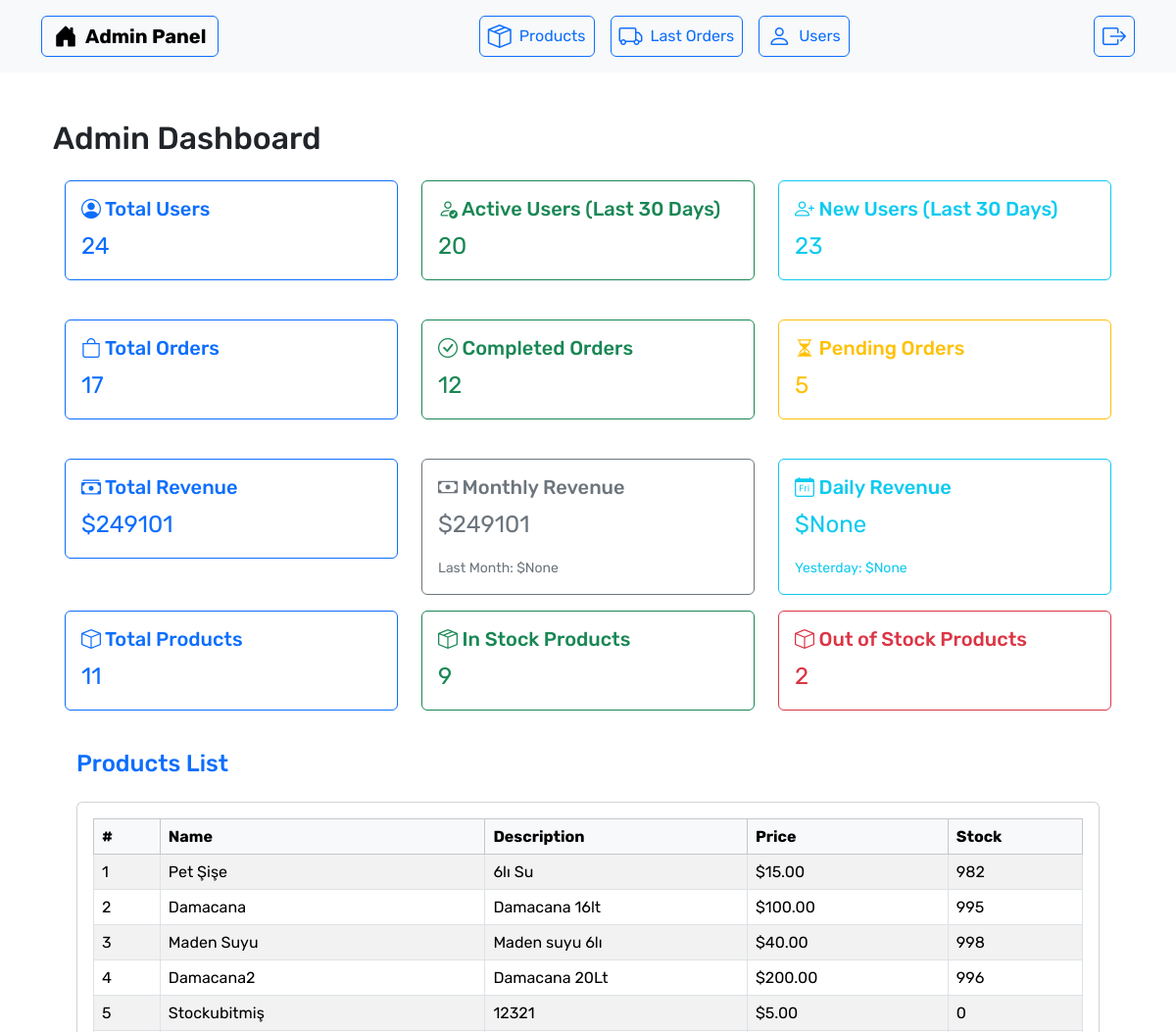
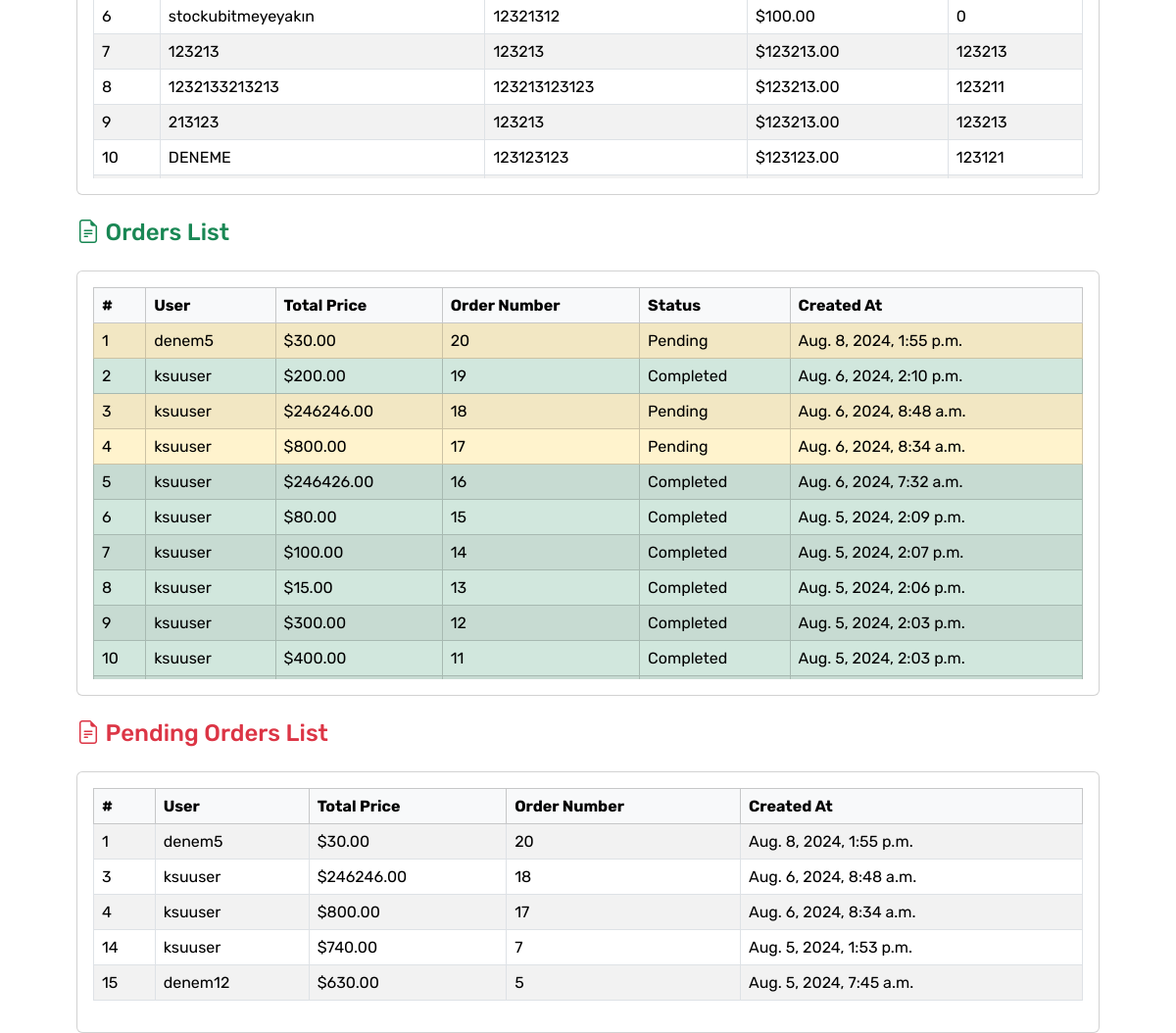
Page /superuser_dashboard/ (signed in) on the committed database (2 pictures, top to bottom).
### waterproject/models.py (models this page shows, shortened)
class Product(models.Model):
    category = models.ForeignKey(Category, on_delete=models.CASCADE, related_name='products')
    name = models.CharField(max_length=100)
    description = models.TextField()
    price = models.DecimalField(max_digits=8, decimal_places=2)
    stock = models.IntegerField(default=0)
    image = models.ImageField(upload_to='products/', null=True, blank=True)

class Order(models.Model):
    STATUS_CHOICES = [
        ('completed', 'Completed'),
        ('pending', 'Pending'),
    ]
    user = models.ForeignKey(User, on_delete=models.CASCADE)
    total_price = models.DecimalField(max_digits=10, decimal_places=2)
    created_at = models.DateTimeField(default=timezone.now)
    order_number = models.PositiveIntegerField(null=True, blank=True)
    status = models.CharField(max_length=10, choices=STATUS_CHOICES, default='pending')

### waterproject/views.py (the view)
    def _wrapped_view(request, *args, **kwargs):
        if not request.user.is_authenticated:
            return login_required(view_func)(request, *args, **kwargs)
        if not request.user.is_superuser:
            return HttpResponseForbidden("You do not have permission to access this page.")
        return view_func(request, *args, **kwargs)

### waterproject/views.py (called while the page is built)
def admin_required(view_func):
    def _wrapped_view(request, *args, **kwargs):
        if not request.user.is_authenticated:
            return login_required(view_func)(request, *args, **kwargs)
        if not request.user.is_superuser:
            return HttpResponseForbidden("You do not have permission to access this page.")
        return view_func(request, *args, **kwargs)
    return _wrapped_view

### waterproject/templates/dashboard/superuser_dashboard.html (shortened to what this page needs)
{% extends "dashboardbase.html" %}
{% load static %}
{% block content %}
    <body>
    <link rel="stylesheet" href="https://stackpath.bootstrapcdn.com/font-awesome/4.7.0/css/font-awesome.min.css"/>
    <link rel="stylesheet" href={% static 'css/adminpage.css' %}>
    <header>
        <nav class="navbar navbar-expand-lg navbar-light bg-light">
            <div class="container">
                <a class="navbar-brand btn btn-outline-primary d-flex align-items-center" href="#"
                   onclick="showContent('content4')">
                    <i class="bi bi-house-door-fill fs-4 me-2"></i> Admin Panel
                </a>
                <div class="mx-auto d-flex justify-content-center align-items-center">
                    <button class="btn btn-outline-primary m-2 p-2 d-flex align-items-center"
                            onclick="showContent('content1')">
                        <i class="bi bi-box-seam fs-4 me-2"></i>
                        <span class="fs-6">Products</span>
                    </button>
                    <button class="btn btn-outline-primary m-2 p-2 d-flex align-items-center"
                            onclick="showContent('content2')">
                        <i class="bi bi-truck fs-4 me-2"></i>
                        <span class="fs-6">Last Orders</span>
                    </button>
                    <button class="btn btn-outline-primary m-2 p-2 d-flex align-items-center"
                            onclick="showContent('content3')">
                        <i class="bi bi-person fs-4 me-2"></i>
                        <span class="fs-6">Users</span>
                    </button>
                </div>
                <div class="d-flex ml-auto align-items-center">
                    {% if user.is_authenticated %}
                        <form action="{% url 'logout' %}" method="post" class="mb-0">
                            <button type="submit" class="btn btn-outline-primary p-2 ml-2">
                                <i class="bi bi-box-arrow-right"></i>
                            </button>
                        </form>
                    {% endif %}
                </div>
            </div>
        </nav>
    </header>
    <div class="container mt-4">
            {% include  "admincontent/_adminproduct.html" %}
            {% include "admincontent/_adminuser.html" %}
        <div id="content4" class="dynamic-content" style="display:none;">
            {% include "admincontent/_adminstats.html" %}
        </div>
    </div>
    </body>
{% endblock %}

### waterproject/templates/admincontent/_adminstats.html (shortened to what this page needs)
<div class="container mt-5">
    <h2 class="mb-4">Admin Dashboard</h2>
    <div class="container mt-4">
    <div class="row mb-4">
        <div class="col-md-4 mb-3">
            <div class="card border-primary">
                <div class="card-body text-primary">
                    <h5 class="card-title"><i class="bi bi-person-circle"></i> Total Users</h5>
                    <p class="card-text fs-4">{{ total_users }}</p>
                </div>
            </div>
        </div>
        <div class="col-md-4 mb-3">
            <div class="card border-success">
                <div class="card-body text-success">
                    <h5 class="card-title"><i class="bi bi-person-check"></i> Active Users (Last 30 Days)</h5>
                    <p class="card-text fs-4">{{ active_users }}</p>
                </div>
            </div>
        </div>
        <div class="col-md-4 mb-3">
            <div class="card border-info">
                <div class="card-body text-info">
                    <h5 class="card-title"><i class="bi bi-person-plus"></i> New Users (Last 30 Days)</h5>
                    <p class="card-text fs-4">{{ new_users }}</p>
                </div>
            </div>
        </div>
    </div>
    <div class="row mb-4">
        <div class="col-md-4 mb-3">
            <div class="card border-primary">
                <div class="card-body text-primary">
                    <h5 class="card-title"><i class="bi bi-bag"></i> Total Orders</h5>
                    <p class="card-text fs-4">{{ total_orders }}</p>
                </div>
            </div>
        </div>
        <div class="col-md-4 mb-3">
            <div class="card border-success">
                <div class="card-body text-success">
                    <h5 class="card-title"><i class="bi bi-check-circle"></i> Completed Orders</h5>
                    <p class="card-text fs-4">{{ completed_orders }}</p>
                </div>
            </div>
        </div>
        <div class="col-md-4 mb-3">
            <div class="card border-warning">
                <div class="card-body text-warning">
                    <h5 class="card-title"><i class="bi bi-hourglass-split"></i> Pending Orders</h5>
                    <p class="card-text fs-4">{{ pending_orders }}</p>
                </div>
            </div>
        </div>
    </div>
    <div class="row mb-4">
        <div class="col-md-4 mb-3">
            <div class="card border-primary">
                <div class="card-body text-primary">
                    <h5 class="card-title"><i class="bi bi-cash-stack"></i> Total Revenue</h5>
                    <p class="card-text fs-4">${{ total_revenue }}</p>
                </div>
            </div>
        </div>
        <div class="col-md-4 mb-3">
            <div class="card border-secondary">
                <div class="card-body text-secondary">
                    <h5 class="card-title"><i class="bi bi-cash"></i> Monthly Revenue</h5>
                    <p class="card-text fs-4">${{ monthly_revenue }}</p>
                    <small>Last Month: ${{ last_month_revenue }}</small>
                </div>
            </div>
        </div>
        <div class="col-md-4 mb-3">
            <div class="card border-info">
                <div class="card-body text-info">
                    <h5 class="card-title"><i class="bi bi-calendar-day"></i> Daily Revenue</h5>
                    <p class="card-text fs-4">${{ daily_revenue }}</p>
                    <small>Yesterday: ${{ yesterday_revenue }}</small>
                </div>
            </div>
        </div>
        <div class="col-md-4 mb-3">
            <div class="card border-primary">
                <div class="card-body text-primary">
                    <h5 class="card-title"><i class="bi bi-box"></i> Total Products</h5>
                    <p class="card-text fs-4">{{ total_products }}</p>
                </div>
            </div>
        </div>
        <div class="col-md-4 mb-3">
            <div class="card border-success">
                <div class="card-body text-success">
                    <h5 class="card-title"><i class="bi bi-box-seam"></i> In Stock Products</h5>
                    <p class="card-text fs-4">{{ in_stock_products }}</p>
                </div>
            </div>
        </div>
        <div class="col-md-4 mb-3">
            <div class="card border-danger">
                <div class="card-body text-danger">
                    <h5 class="card-title"><i class="bi bi-box"></i> Out of Stock Products</h5>
                    <p class="card-text fs-4">{{ out_of_stock_products }}</p>
                </div>
            </div>
        </div>
    </div>
    <div class="container mt-4">
    <div class="row mb-4">
        <div class="col-md-12">
            <h4 class="mb-4 text-primary"> Products List</h4>
            <div class="card">
                <div class="card-body">
                    <div class="table-container">
                        <table class="table table-striped table-bordered">
                            <thead class="table-light">
                            <tr>
                                <th>#</th>
                                <th>Name</th>
                                <th>Description</th>
                                <th>Price</th>
                                <th>Stock</th>
                            </tr>
                            </thead>
                            <tbody>
                            {% for product in products %}
                                <tr>
                                    <td>{{ forloop.counter }}</td>
                                    <td>{{ product.name }}</td>
                                    <td>{{ product.description }}</td>
                                    <td>${{ product.price }}</td>
                                    <td>{{ product.stock }}</td>
                                </tr>
                            {% empty %}
                                <tr>
                                    <td colspan="5" class="text-center text-muted">No products available</td>
                                </tr>
                            {% endfor %}
                            </tbody>
                        </table>
                    </div>
                </div>
            </div>
        </div>
    </div>
    <div class="row mb-4">
        <div class="col-md-12">
            <h4 class="mb-4 text-success"><i class="bi bi-file-earmark-text"></i> Orders List</h4>
            <div class="card">
                <div class="card-body">
                    <div class="table-container">
                        <table class="table table-striped table-bordered">
                            <thead class="table-light">
                            <tr>
                                <th>#</th>
                                <th>User</th>
                                <th>Total Price</th>
                                <th>Order Number</th>
                                <th>Status</th>
                                <th>Created At</th>
                            </tr>
                            </thead>
                            <tbody>
                            {% for order in orders %}
                                <tr class="{% if order.get_status_display == 'Pending' %}table-warning{% elif order.get_status_display == 'Completed' %}table-success{% endif %}">
                                    <td>{{ forloop.counter }}</td>
                                    <td>{{ order.user.username }}</td>
                                    <td>${{ order.total_price }}</td>
                                    <td>{{ order.id }}</td>
                                    <td>{{ order.get_status_display }}</td>
                                    <td>{{ order.created_at }}</td>
                                </tr>
                            {% empty %}
                                <tr>
                                    <td colspan="6" class="text-center text-muted">No orders available</td>
                                </tr>
                            {% endfor %}
                            </tbody>
                        </table>
                    </div>
                </div>
            </div>
        </div>
    </div>
    <div class="row">
        <div class="col-md-12">
            <h4 class="mb-4 text-danger"><i class="bi bi-file-earmark-text"></i> Pending Orders List</h4>
            <div class="card">
                <div class="card-body">
                    <div class="table-container">
                        <table class="table table-striped table-bordered">
                            <thead class="table-light">
                            <tr>
                                <th>#</th>
                                <th>User</th>
                                <th>Total Price</th>
                                <th>Order Number</th>
                                <th>Created At</th>
                            </tr>
                            </thead>
                            <tbody>
                            {% for order in orders %}
                                {% if order.status == 'pending' %}
                                    <tr>
                                        <td>{{ forloop.counter }}</td>
                                        <td>{{ order.user.username }}</td>
                                        <td>${{ order.total_price }}</td>
                                        <td>{{ order.id }}</td>
                                        <td>{{ order.created_at }}</td>
                                    </tr>
                                {% endif %}
                            {% empty %}
                                <tr>
                                    <td colspan="5" class="text-center text-muted">No pending orders available</td>
                                </tr>
                            {% endfor %}
                            </tbody>
                        </table>
                    </div>
                </div>
            </div>
        </div>
    </div>
</div>

### static/css/userpage.css (style rules this page uses)
* { font-family: "Rubik"; }
body { margin: 0; }
header { margin-bottom: 20px; }
.navbar-brand { font-weight: bold; }
.btn i { font-size: 24px; }

### static/css/adminpage.css (style rules this page uses)
* { font-family: "Rubik"; }
body { margin: 0; }
header { margin-bottom: 20px; }
.navbar-brand { font-weight: bold; }
.btn i { font-size: 24px; }

### waterproject/templates/admincontent/_adminstats.html (style rules this page uses)
.table-container { max-height: 400px; overflow-y: auto; }

### rows in the picture
Product: name "Pet Şişe", description "6lı Su", price "15.00", stock "982"
Product: name "Damacana", description "Damacana 16lt", price "100.00", stock "995"
Product: name "Maden Suyu", description "Maden suyu 6lı", price "40.00", stock "998"
Product: name "Damacana2", description "Damacana 20Lt", price "200.00", stock "996"
Product: name "Stockubitmiş", description "12321", price "5.00", stock "0"
Product: name "stockubitmeyeyakın", description "12321312", price "100.00", stock "0"
Product: name "123213", description "123213", price "123213.00", stock "123213"
Product: name "1232133213213", description "123213123123", price "123213.00", stock "123211"
Product: name "213123", description "123213", price "123213.00", stock "123213"
Product: name "DENEME", description "123123123", price "123123.00", stock "123121"
Order: user.username "denem5", total_price "30.00", id "20", status "Pending", created_at "Aug. 8, 2024, 1:55 p.m."
Order: user.username "ksuuser", total_price "200.00", id "19", status "Completed", created_at "Aug. 6, 2024, 2:10 p.m."
Order: user.username "ksuuser", total_price "246246.00", id "18", status "Pending", created_at "Aug. 6, 2024, 8:48 a.m."
Order: user.username "ksuuser", total_price "800.00", id "17", status "Pending", created_at "Aug. 6, 2024, 8:34 a.m."
Order: user.username "ksuuser", total_price "246426.00", id "16", status "Completed", created_at "Aug. 6, 2024, 7:32 a.m."
Order: user.username "ksuuser", total_price "80.00", id "15", status "Completed", created_at "Aug. 5, 2024, 2:09 p.m."
Order: user.username "ksuuser", total_price "100.00", id "14", status "Completed", created_at "Aug. 5, 2024, 2:07 p.m."
Order: user.username "ksuuser", total_price "15.00", id "13", status "Completed", created_at "Aug. 5, 2024, 2:06 p.m."
Order: user.username "ksuuser", total_price "300.00", id "12", status "Completed", created_at "Aug. 5, 2024, 2:03 p.m."
Order: user.username "ksuuser", total_price "400.00", id "11", status "Completed", created_at "Aug. 5, 2024, 2:03 p.m."
Order: user.username "ksuuser", total_price "740.00", id "7", created_at "Aug. 5, 2024, 1:53 p.m."
Order: user.username "denem12", total_price "630.00", id "5", created_at "Aug. 5, 2024, 7:45 a.m."

### other values in the picture
{{ total_users }} "24"
{{ active_users }} "20"
{{ new_users }} "23"
{{ total_orders }} "17"
{{ completed_orders }} "12"
{{ pending_orders }} "5"
{{ total_revenue }} "249101"
{{ monthly_revenue }} "249101"
{{ last_month_revenue }} "None"
{{ daily_revenue }} "None"
{{ yesterday_revenue }} "None"
{{ total_products }} "11"
{{ in_stock_products }} "9"
{{ out_of_stock_products }} "2"
